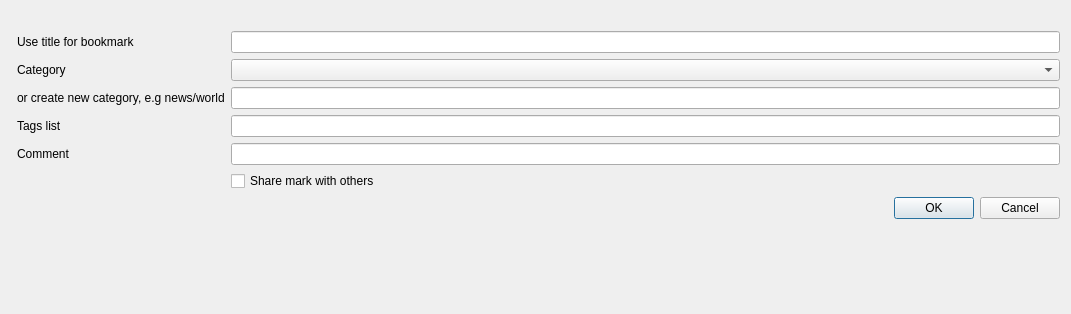
<?xml version="1.0" encoding="UTF-8"?>
<ui version="4.0">
 <class>AddBookmarkDialog</class>
 <widget class="QDialog" name="AddBookmarkDialog">
  <property name="geometry">
   <rect>
    <x>0</x>
    <y>0</y>
    <width>1071</width>
    <height>314</height>
   </rect>
  </property>
  <property name="maximumSize">
   <size>
    <width>1071</width>
    <height>16777215</height>
   </size>
  </property>
  <property name="windowTitle">
   <string>Dialog</string>
  </property>
  <layout class="QFormLayout" name="formLayout_2">
   <item row="2" column="1">
    <layout class="QFormLayout" name="formLayout">
     <item row="0" column="1">
      <widget class="QLabel" name="resourceLabel">
       <property name="minimumSize">
        <size>
         <width>800</width>
         <height>0</height>
        </size>
       </property>
       <property name="font">
        <font>
         <weight>75</weight>
         <bold>true</bold>
        </font>
       </property>
       <property name="text">
        <string/>
       </property>
      </widget>
     </item>
     <item row="1" column="0">
      <widget class="QLabel" name="label">
       <property name="text">
        <string>Use title for bookmark</string>
       </property>
      </widget>
     </item>
     <item row="1" column="1">
      <widget class="QLineEdit" name="title"/>
     </item>
     <item row="2" column="0">
      <widget class="QLabel" name="label_2">
       <property name="text">
        <string>Category</string>
       </property>
      </widget>
     </item>
     <item row="2" column="1">
      <widget class="QComboBox" name="category"/>
     </item>
     <item row="3" column="0">
      <widget class="QLabel" name="label_4">
       <property name="text">
        <string>or create new category, e.g news/world</string>
       </property>
      </widget>
     </item>
     <item row="3" column="1">
      <widget class="QLineEdit" name="newCategory"/>
     </item>
     <item row="6" column="0">
      <widget class="QLabel" name="label_3">
       <property name="text">
        <string/>
       </property>
      </widget>
     </item>
     <item row="6" column="1">
      <widget class="QCheckBox" name="share">
       <property name="text">
        <string>Share mark with others</string>
       </property>
      </widget>
     </item>
     <item row="4" column="0">
      <widget class="QLabel" name="label_5">
       <property name="text">
        <string>Tags list</string>
       </property>
      </widget>
     </item>
     <item row="4" column="1">
      <widget class="QLineEdit" name="tags"/>
     </item>
     <item row="5" column="0">
      <widget class="QLabel" name="label_6">
       <property name="text">
        <string>Comment</string>
       </property>
      </widget>
     </item>
     <item row="5" column="1">
      <widget class="QLineEdit" name="comment"/>
     </item>
    </layout>
   </item>
   <item row="14" column="0" colspan="2">
    <widget class="QDialogButtonBox" name="buttonBox">
     <property name="orientation">
      <enum>Qt::Horizontal</enum>
     </property>
     <property name="standardButtons">
      <set>QDialogButtonBox::Cancel|QDialogButtonBox::Ok</set>
     </property>
    </widget>
   </item>
  </layout>
 </widget>
 <resources/>
 <connections>
  <connection>
   <sender>buttonBox</sender>
   <signal>accepted()</signal>
   <receiver>AddBookmarkDialog</receiver>
   <slot>accept()</slot>
   <hints>
    <hint type="sourcelabel">
     <x>248</x>
     <y>254</y>
    </hint>
    <hint type="destinationlabel">
     <x>157</x>
     <y>274</y>
    </hint>
   </hints>
  </connection>
  <connection>
   <sender>buttonBox</sender>
   <signal>rejected()</signal>
   <receiver>AddBookmarkDialog</receiver>
   <slot>reject()</slot>
   <hints>
    <hint type="sourcelabel">
     <x>316</x>
     <y>260</y>
    </hint>
    <hint type="destinationlabel">
     <x>286</x>
     <y>274</y>
    </hint>
   </hints>
  </connection>
 </connections>
</ui>
